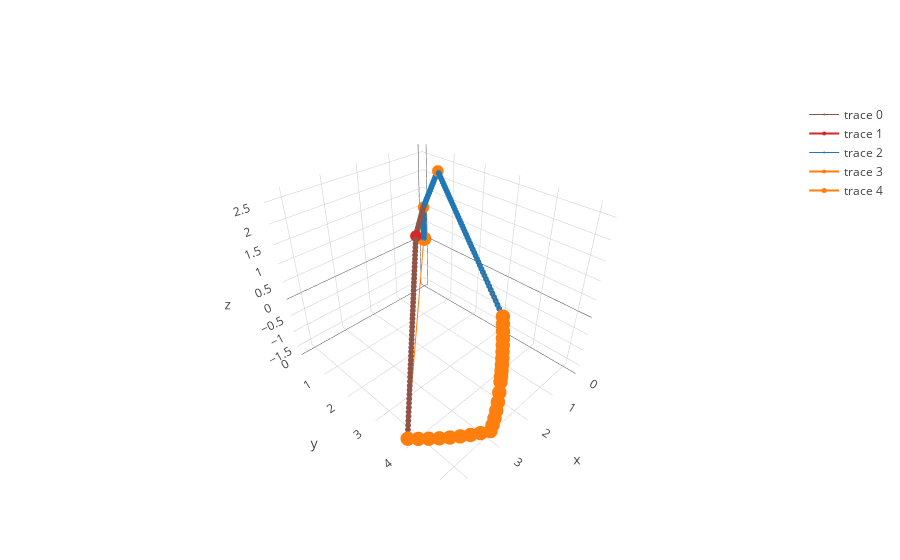

Notebook source saved alongside this figure:
### Code cell
thetainit = [pi/5,pi/3,pi/4]
thetafinal = [pi/3,pi/6,pi/3]
nopoints = 10

trajectorymat = trajectory.calcdisc(robot1,thetainit,thetafinal,nopoints)
trajectory.plotdisc(robot1,trajectorymat,nopoints,1)

print(trajectorymat[33])

nopoints = copy.deepcopy(nopoints*robot1.jointno + robot1.jointno - 1)
x2 = np.linspace(trajectorymat[nopoints + 1][1][0], trajectorymat[nopoints + 1][2][0])
lenx = len(x2)
x_arr2 = np.zeros(3*lenx)
y_arr2 = np.zeros(3*lenx)
z_arr2 = np.zeros(3*lenx)

### Figure 1 — Plotly figure (JSON) as saved in the notebook; plotly's stock layout.template omitted (floating-point values rounded to 4 significant figures; data arrays with more than 128 entries replaced by an {"elided": "..."} marker saying what was removed)
{"data": [{"line": {"color": "#8c564b", "width": 1}, "marker": {"size": 2}, "type": "scatter3d", "uid": "0b8b0ef4-be76-45e5-9f8f-81dde53f2697", "x": {"elided": "150 float values"}, "y": {"elided": "150 float values"}, "z": {"elided": "150 float values"}}, {"line": {"color": "#d62728", "width": 2}, "marker": {"size": 4}, "type": "scatter3d", "uid": "0ebef2ce-fb93-444e-be24-7f28cfb0214c", "x": [0, 0, 1.914, 4.27], "y": [0, 0, 1.757, 3.919], "z": [0, 1, 1.5, -1.553]}, {"line": {"color": "#1f77b4", "width": 1}, "marker": {"size": 2}, "type": "scatter3d", "uid": "358e89bb-2563-4b7d-9212-cc7b84609783", "x": {"elided": "150 float values"}, "y": {"elided": "150 float values"}, "z": {"elided": "150 float values"}}, {"line": {"color": "#ff7f0e", "width": 2}, "marker": {"size": 4}, "type": "scatter3d", "uid": "8bf72676-15f6-436f-8e5d-4ee1e2d13193", "x": [0, 0, 0.75, 2.898], "y": [0, 0, 1.299, 5.019], "z": [0, 1, 2.598, 1.553]}, {"line": {"color": "#ff7f0e", "width": 2}, "marker": {"size": 5}, "type": "scatter3d", "uid": "1e29fbfb-91a9-4c43-bff4-132f7ab17568", "x": [0, 0, 0, 4.27, 4.118, 3.959, 3.795, 3.626, 3.451, 3.271, 3.087, 2.898, 2.931, 2.958, 2.979, 2.992, 2.999, 2.999, 2.992, 2.979, 2.958, 2.931, 2.898, 2.915, 2.931, 2.946, 2.958, 2.969, 2.979, 2.986, 2.992, 2.997, 2.999, 2.898], "y": [0, 0, 0, 3.919, 4.079, 4.232, 4.38, 4.521, 4.656, 4.784, 4.905, 5.019, 5.077, 5.124, 5.159, 5.183, 5.195, 5.195, 5.183, 5.159, 5.124, 5.077, 5.019, 5.05, 5.077, 5.102, 5.124, 5.143, 5.159, 5.173, 5.183, 5.19, 5.195, 5.019], "z": [0, 0, 0, -1.553, -1.553, -1.553, -1.553, -1.553, -1.553, -1.553, -1.553, -1.553, -1.275, -0.995, -0.7123, -0.428, -0.1428, 0.1428, 0.428, 0.7123, 0.995, 1.275, 1.553, 1.415, 1.275, 1.136, 0.995, 0.8539, 0.7123, 0.5703, 0.428, 0.2855, 0.1428, 1.553]}], "layout": {}}
